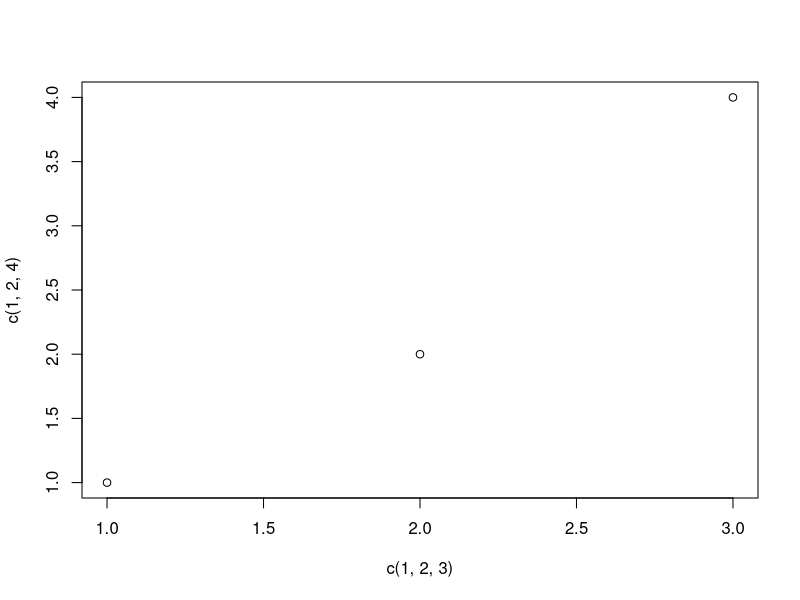
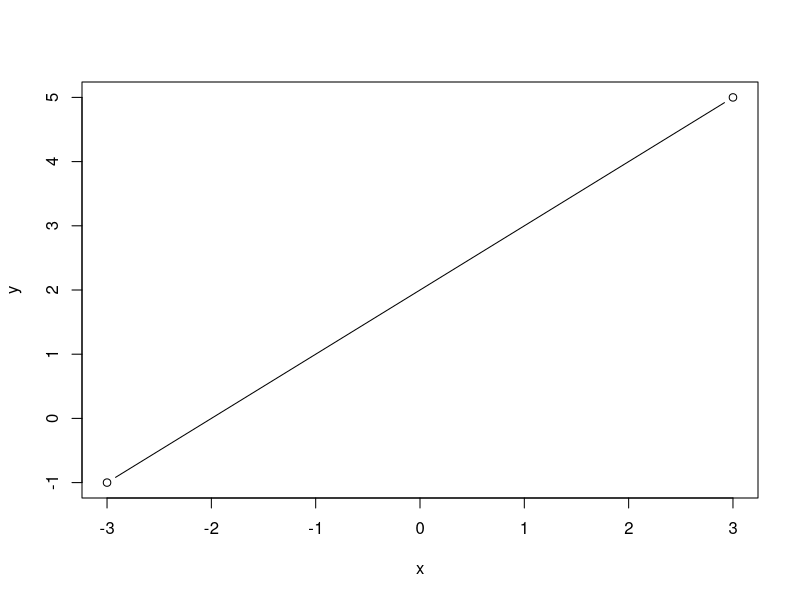
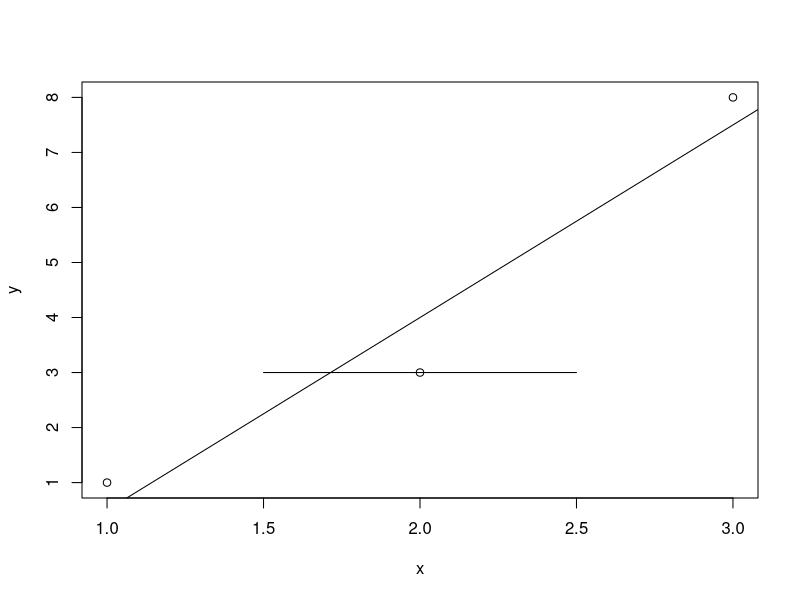
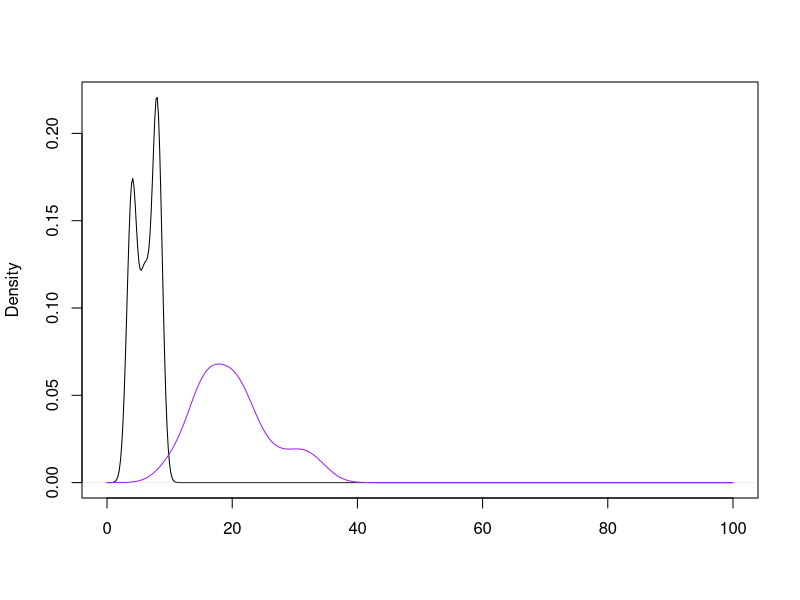
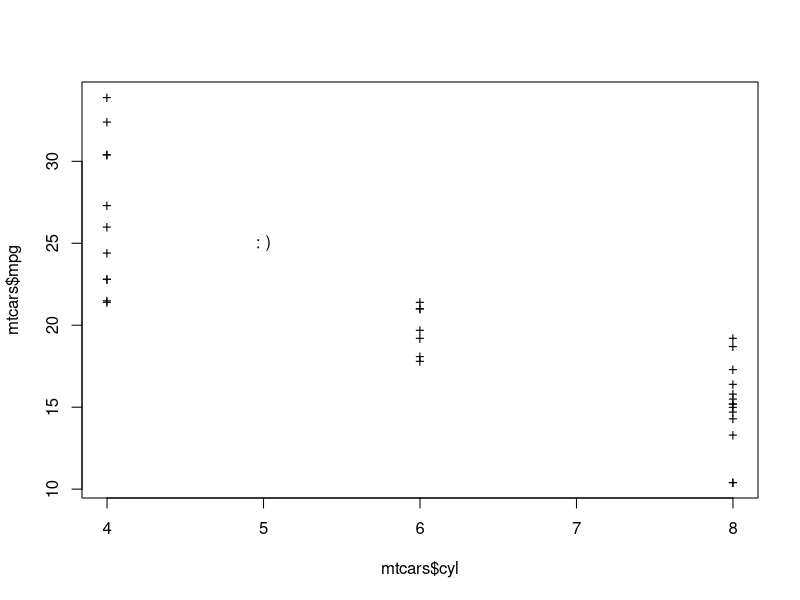
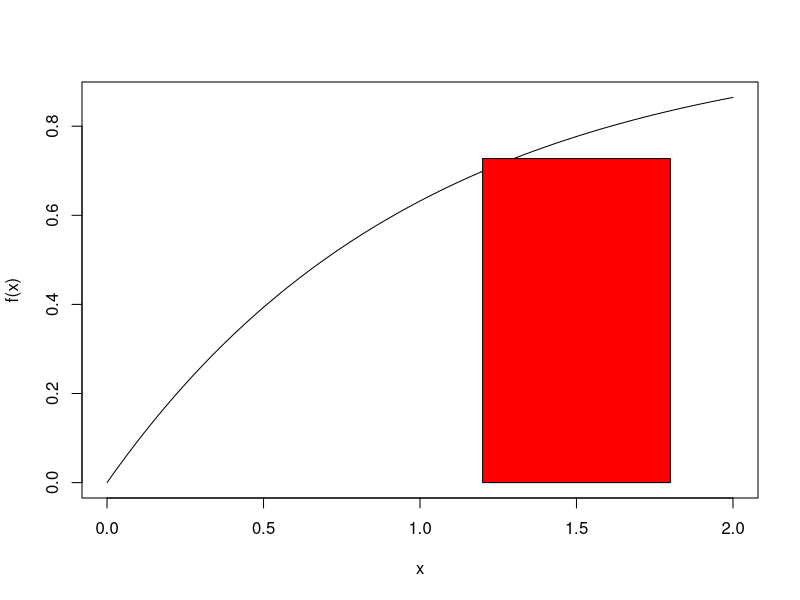
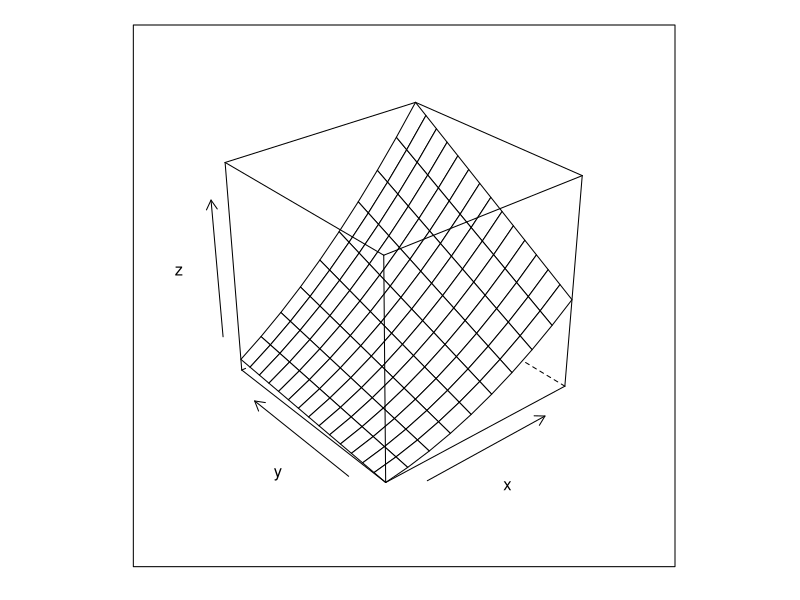
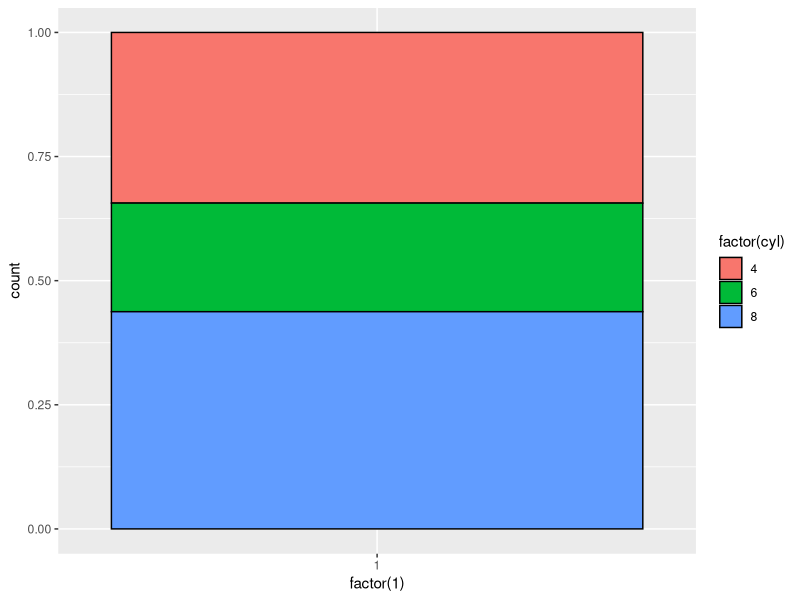

Write the R code that produced these figures, in order.
install.packages('ggplot2')
install.packages('lattice')
install.packages('ggthemes')
plot(c(1,2,3), c(1,2,4)) 
plot(c(-3,3), c(-1,5), type = "b", xlab="x", ylab="y") 
x <- c(1,2,3) 
y <- c(1,3,8) 
plot(x,y) 
lmout <- lm(y ~ x) 
abline(lmout) 
lines(c(1.5,2.5),c(3,3)) 
data("mtcars")
d1 = density(mtcars$cyl,from=0,to=100)
d2 = density(mtcars$mpg,from=0,to=100)
plot(d1,main="",xlab="")
lines(d2, col = "purple")
plot(mtcars$cyl,mtcars$mpg, type = "n")
points(mtcars$cyl,mtcars$mpg,pch="+")
text(5,25,": )")
f = function(x) return(1-exp(-x))
curve(f,0,2)
polygon(c(1.2,1.8,1.8,1.2),c(0,0,f(1.3),f(1.3)),col="red")
library(lattice)
a <- 1:10
b <- 1:15
eg <- expand.grid(x=a,y=b)
eg$z <- eg$x^2 + eg$x * eg$y
wireframe(z ~ x+y, eg)
require(ggplot2)
pie <- ggplot(mtcars, aes(x = factor(1), fill = factor(cyl))) +
  geom_bar(width = 1, position = "fill", color = "black")
pie
pie + coord_polar(theta = "y")
require(ggplot2) 
data(diamonds) 
set.seed(42) 
small = diamonds[sample(nrow(diamonds), 1000), ] 
head(small)
p = ggplot(data = small, 
           mapping = aes(x = carat, y = price))
p + geom_point()
p = ggplot(data=small, 
           mapping=aes(x=carat,               
                       y=price,
                       shape=cut)) 
p+geom_point()
p = ggplot(data=small, mapping=aes(x=carat, y=price, shape=cut, colour=color)) 
p+geom_point()
ggplot(small)+geom_histogram(aes(x=price))
ggplot(small)+geom_histogram(aes(x=price, fill=cut))
ggplot(small)+geom_histogram(aes(x=price, fill=cut), position="dodge")
ggplot(small)+geom_bar(aes(x=clarity))
ggplot()+geom_bar(aes(x=c(LETTERS[1:3]),y=1:3), stat="identity")
ggplot(small)+geom_density(aes(x=price, colour=cut))
ggplot(small)+geom_density(aes(x=price,fill=clarity))
ggplot(small)+geom_boxplot(aes(x=cut, y=price,fill=color))
ggplot(small)+
  geom_point(aes(x=carat, y=price, shape=cut, colour=color))+
  scale_y_log10()+
  scale_colour_manual(values=rainbow(7))
ggplot(small, aes(x=carat, y=price))+geom_point()+scale_y_log10()+stat_smooth()
ggplot(small)+geom_bar(aes(x=cut, fill=cut))+coord_flip()
ggplot(small)+geom_bar(aes(x=factor(1), fill=cut))+coord_polar(theta="y")
ggplot(small)+geom_bar(aes(x=factor(1), fill=cut))+coord_polar()
ggplot(small)+geom_bar(aes(x=clarity, fill=cut))+coord_polar()
p = ggplot(mtcars, aes(x = hp, y = mpg))+
  geom_point(size = 3)
p
p = ggplot(mtcars, aes(x = hp, y = mpg))+
  geom_point( size = 3) + 
  stat_smooth(method = 'loess')
p
ggplot(small, aes(x=carat, y=price))+
  geom_point(aes(colour=cut))+
  scale_y_log10() +
  facet_wrap(~cut)+
  stat_smooth()
p <- ggplot(small)+geom_boxplot(aes(x=cut, y=price,fill=color)) 
p + ggtitle("Price vs Cut")+xlab("Cut")+ylab("Price") 
require(ggthemes) 
p + theme_wsj()
